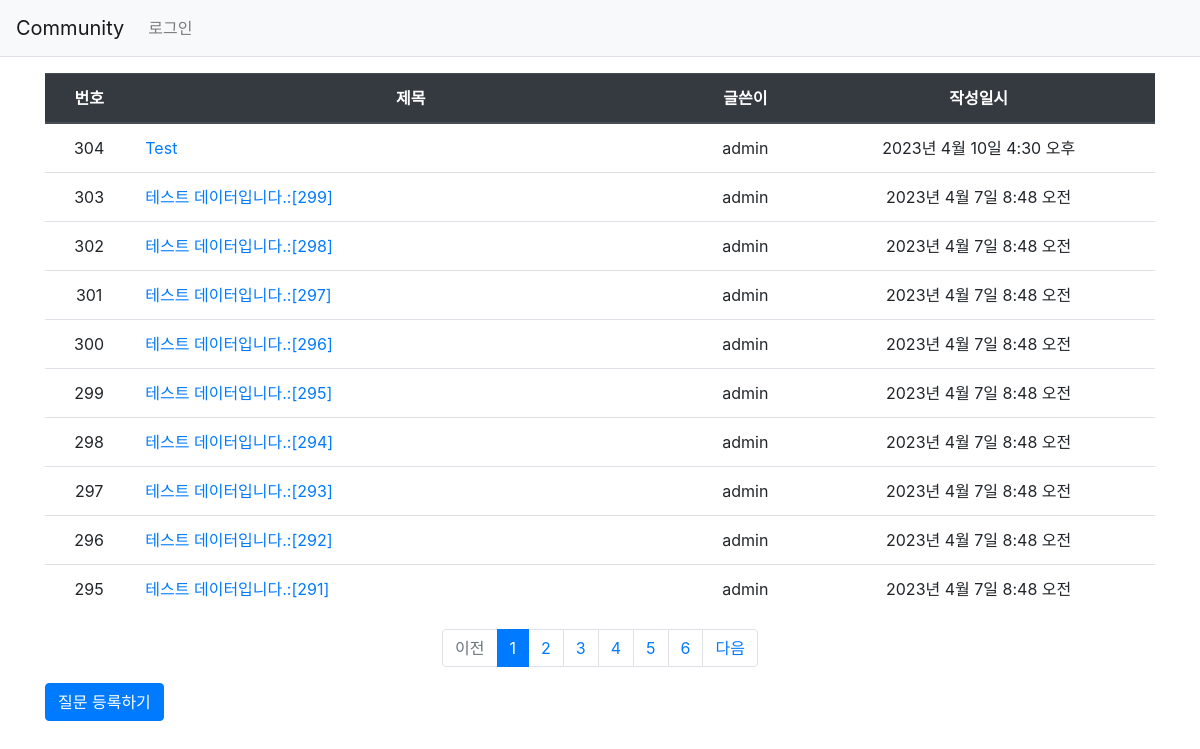
Before: / with the older database file.
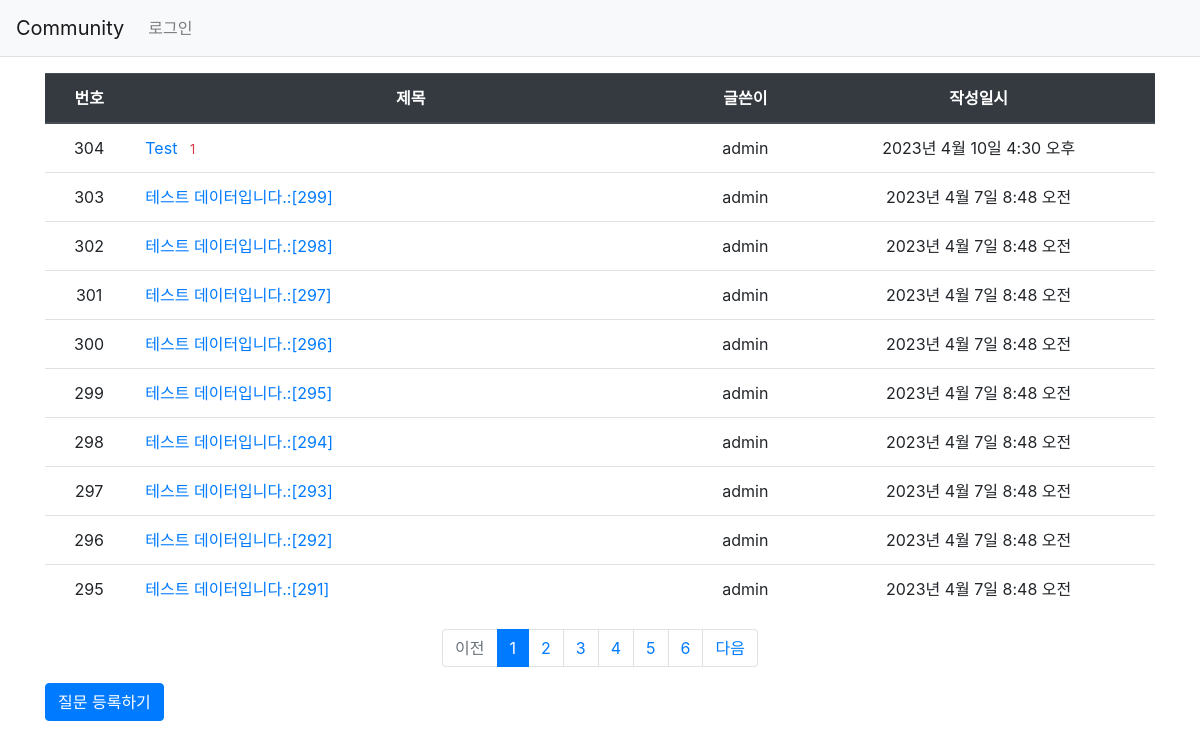
After: the same page with the newer database file.
### community/models.py (models this page shows, shortened)
class Question(models.Model):
    author = models.ForeignKey(User, on_delete=models.CASCADE)
    subject = models.CharField(max_length=200)
    content = models.TextField()    #글자수 제한이 없는 데이터
    modify_date = models.DateTimeField(null=True, blank=True)
    create_date = models.DateTimeField()

### community/views.py (the view)
# urls.py: path('', views.index, name='index'),
def index(request):
    page = request.GET.get('page','1')  # 페이지
    question_list = Question.objects.order_by('-create_date')
    paginator = Paginator(question_list, 10)    # 페이지당 10개씩 보여 주기
    page_obj = paginator.get_page(page)
    context = {'question_list': page_obj}
    return render(request,'community/question_list.html', context)

### community/templatetags/community_filter.py (called while the page is built)
@register.filter
def sub(value, arg):
        return value - arg

### templates/community/question_list.html
{% extends 'base.html' %}
{% load community_filter %}
{% block content %}
<div class="container my-3">
    <table class="table">
        <thead>
        <tr class="text-center thead-dark">
            <th>번호</th>
            <th style="width:50%">제목</th>
            <th>글쓴이</th>
            <th>작성일시</th>
        </tr>
        </thead>
        <tbody>
        {% if question_list %}
        {% for question in question_list %}
        <tr class="text-center">
            <td>{{ question_list.paginator.count|sub:question_list.start_index|sub:forloop.counter0|add:1}}</td>
            <td class="text-left">
                <a href="{% url 'community:detail' question.id %}">{{ question.subject }}</a>
                {% if question.answer_set.count > 0 %}
                <span class="text-danger small ml-2">
                    {{ question.answer_set.count }}
                </span>
                {% endif %}
            </td>
            <td>{{ question.author.username }}</td>
            <td>{{ question.create_date }}</td>
        </tr>
        {% endfor %}
        {% else %}
        <tr>
            <td colspan="3">질문이 없습니다.</td>
        </tr>
        {% endif %}
        </tbody>
    </table>
    <ul class="pagination justify-content-center">
        {% if question_list.has_previous %}
        <li class="page-item">
            <a class="page-link" href="?page={{ question_list.previous_page_number }}">이전</a>
        </li>
        {% else %}
        <li class="page-item disabled">
            <a class="page-link" tabindex="-1" aria-disabled="true" href="#">이전</a>
        </li>
        {% endif %}
        {% for page_number in question_list.paginator.page_range %}
        {% if page_number >= question_list.number|add:-5 and page_number <= question_list.number|add:5 %}
            {% if page_number == question_list.number %}
            <li class="page-item active" aria-current="page">
                <a class="page-link" href="?page={{ page_number }}"> {{ page_number }}</a>
            </li>
            {% else %}
            <li class="page-item">
                <a class="page-link" href="?page={{ page_number }}">{{ page_number }}</a>
            </li>
            {% endif %}
        {% endif %}
        {% endfor %}
        {% if question_list.has_next%}
        <li class="page-item">
            <a class="page-link" href="?page={{ question_list.next_page_number }}">다음</a>
        </li>
        {% else %}
        <li class="page-item disabled">
            <a class="page-link" tabindex="-1" aria-disabled="true" href="#">다음</a>
        </li>
        {% endif %}
    </ul>
    <a href ="{% url 'community:question_create' %}" class="btn btn-primary">질문 등록하기</a>
</div>
{% endblock %}

Changed rows visible on the page:
changed Question "Test": answer_set.count (not shown) → "1"
